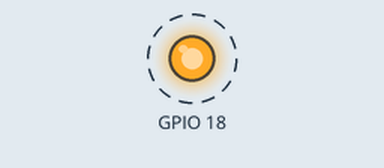
This program was run on a simulated Raspberry Pi (BCM pin numbers). Parts: output pins drawn as LEDs (lit = HIGH). Dashed ring = blinking. At 100.0 s the program stops and its outputs stay as they are.

Above: at 0.5 s.
Timing chart, 0 to 4.6 s (numbered marks = the images above):
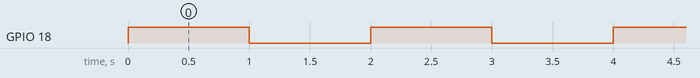

The program:

salida.py
```python
import RPi.GPIO as GPIO
import time

GPIO.setwarnings(False) #Para que la consola no tire warnings.
GPIO.setmode(GPIO.BCM) #Configuración de los pines para cambiar estados de entrada y salida.
GPIO.setup(18, GPIO.OUT) #El pin 18 es una salida.

def blink(pin):
    GPIO.output(pin, True) #Esto hace positiva la salida de ese pin.
    time.sleep(1)
    GPIO.output(pin, False) #Esto hace negativa la salida de ese pin.
    time.sleep(1)
    return

for i in range(0, 50):
    blink(18)

GPIO.cleanup() #Limpia todo el programa.
```

Measured:
- by itself, GPIO 18: alternates HIGH for 1.0 s and LOW for 1.0 s, 100 changes in all, then stays LOW
